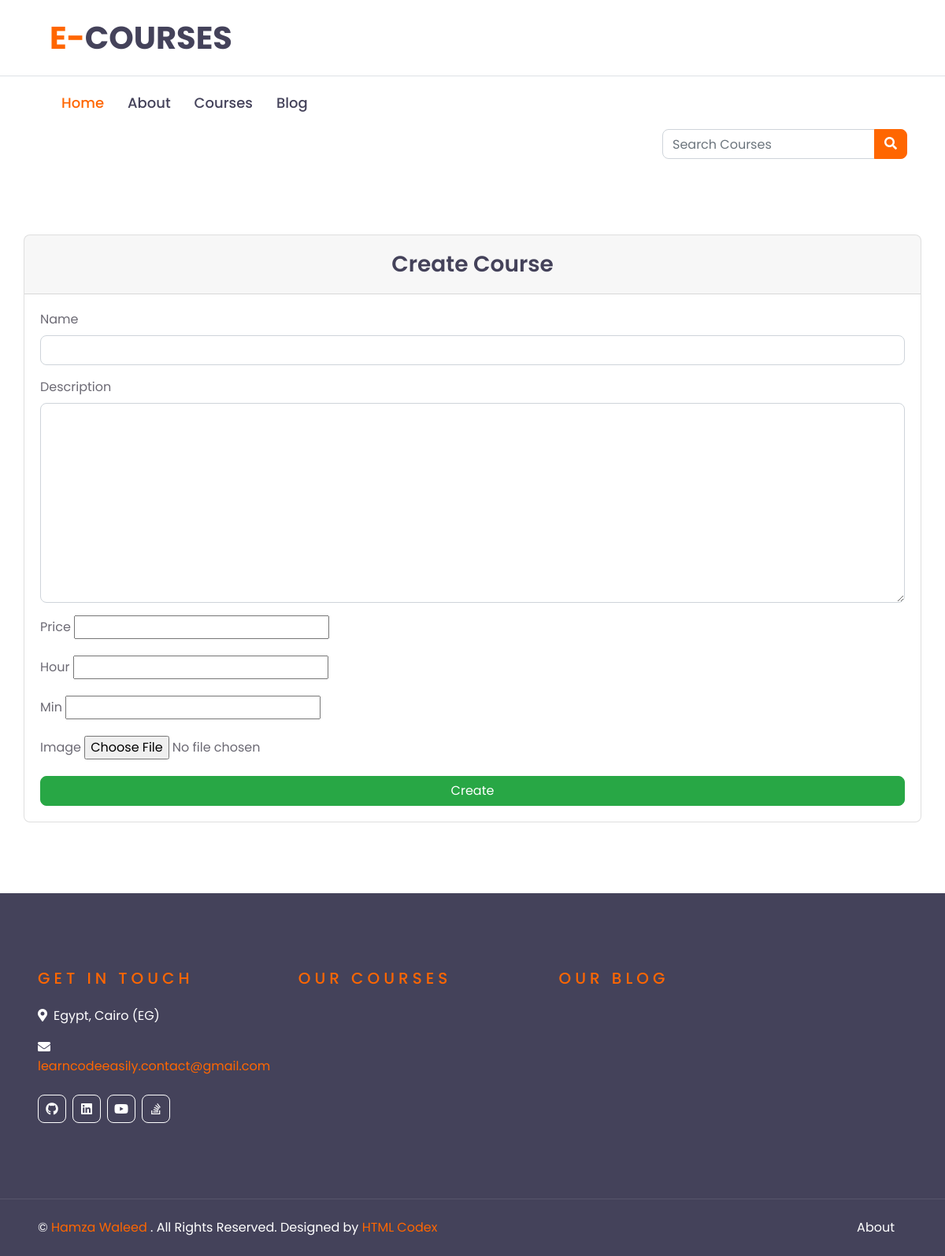
The app's page /courses/create/, older data.
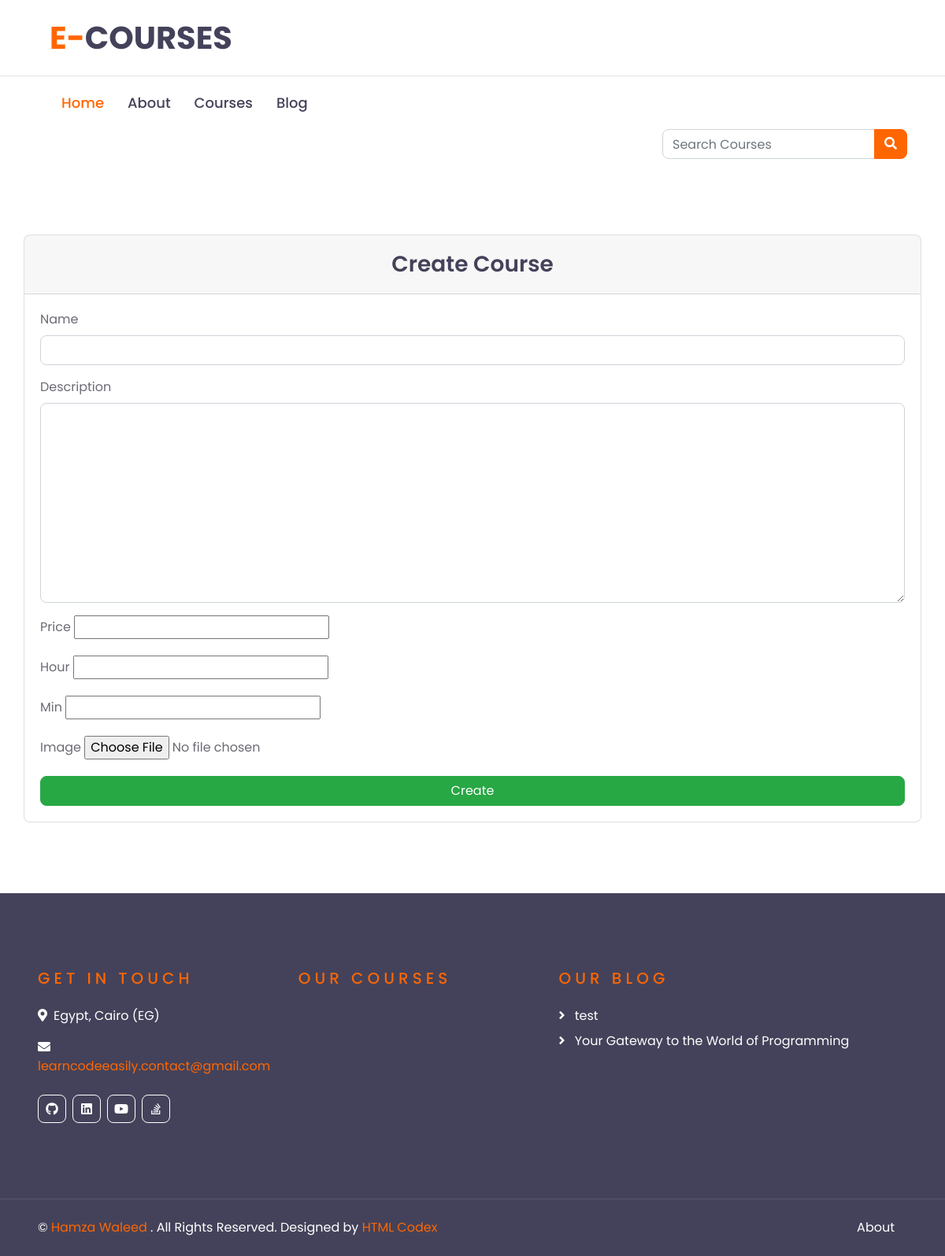
The same page, newer data.
### academy_courses/models.py (models this page shows, shortened)
class Urls(models.Model):
    title = models.CharField(max_length=30, default="My Urls")
    icon = models.CharField(
        default='Select an icon',
        choices=SOCIAL_MEDIA_ICONS,
        max_length=100
    )
    url = models.URLField()

### academy_blog/models.py (models this page shows, shortened)
class Article(models.Model):
    cover_image = models.ImageField()
    category = models.ForeignKey(Category, on_delete=models.PROTECT)
    title = models.CharField(max_length=100)
    subject = HTMLField(max_length=10000)
    created_at = models.DateTimeField(auto_now_add=True)
    updated_at = models.DateTimeField(auto_now=True)

### academy_courses/views.py (the view)
# urls.py: path('courses/create/', views.CourseCreateView.as_view(), name='course_create')
class CourseCreateView(CreateView):
    model = Course
    form_class = CourseForm
    template_name = 'course/create.html'
    success_url = reverse_lazy('course')

### academy_courses/forms.py
class CourseForm(forms.ModelForm):
    class Meta:
        model = Course
        fields = ['name', 'description', 'price', 'hour', 'min', 'image']
        widgets = {
            'name': forms.TextInput(attrs=field_attrs),
            'description': forms.Textarea(attrs=field_attrs),
        }

### academy_courses/custom_context_proccessor.py (called while the page is built)
def slider_footer(request):
    course = Course.objects.all()[:20]
    opinion = Opinion.objects.all()
    url = Urls.objects.all()
    article = Article.objects.all()[:20]
    return {
        'courses': course,
        'opinions': opinion,
        'urls': url,
        'arts': article
    }

def category(request):
    cat = Category.objects.all()
    latest_article = Article.objects.order_by('-created_at')[:10]
    return {
        'cats': cat,
        'la_ar': latest_article,
    }

### academy_courses/templates/course/create.html (shortened to what this page needs)
{% extends 'base.html' %}
{% load i18n %}
{% block content %}
    <div class="container">
        <div class="row justify-content-md-center">
            <div class="card col-md-12 px-0">
                <div class="card-header text-center">
                    <h3 class="mb-0 py-2">{% trans 'Create Course' %}</h3>
                </div>
                <div class="card-body">
                    <form method="post" enctype="multipart/form-data">
                        {% for field in form %}
                            <div class="mb-3">
                                <label class="form-label">{{ field.label }}</label>
                                {{ field }}
                            </div>
                        {% endfor %}
                        <div class="d-grid gap-2">
                            <button type="submit" class="btn btn-success btn-block">
                                {% translate 'Create' %}
                            </button>
                        </div>
                    </form>
                </div>
            </div>
        </div>
    </div>
{% endblock content %}

### academy_courses/templates/partials/footer.html (shortened to what this page needs)
{% load i18n %}
<div class="container-fluid bg-dark text-white py-5 px-sm-3 px-lg-5" style="margin-top: 90px;">
    <div class="row pt-5">
        <div class="col-lg-7 col-md-12">
            <div class="row">
                <div class="col-md-6 mb-5">
                    <h5 class="text-primary text-uppercase mb-4" style="letter-spacing: 5px;">{% trans 'Get In Touch' %}</h5>
                    <p><i class="fa fa-map-marker-alt mr-2"></i>{% trans 'Egypt, Cairo (EG)' %}</p>
                    <p><i class="fa fa-envelope mr-2"></i><a href="javascript:openmail();">learncodeeasily.contact@gmail.com</a></p>
                    <div class="d-flex justify-content-start mt-4">
                        {% for url in urls %}
                            <a class="btn btn-outline-light btn-square mr-2" href="{{ url.url }}"><i class="fab {{ url.icon }}"></i></a>
                        {% endfor %}
                    </div>
                </div>
                <div class="col-md-6 mb-5">
                    <h5 class="text-primary text-uppercase mb-4" style="letter-spacing: 5px;">{% trans 'Our Courses' %}</h5>
                </div>
            </div>
        </div>
        <div class="col-lg-5 col-md-12 mb-5">
            <h5 class="text-primary text-uppercase mb-4" style="letter-spacing: 5px;">{% trans 'Our Blog' %}</h5>
            <div class="d-flex flex-column justify-content-start">
                {% for art in arts %}
                    <a class="text-white mb-2" href="{% url 'article_view' art.id %}"><i class="fa fa-angle-right mr-2"></i> {{ art.title }} </a>
                {% endfor %}
            </div>
        </div>
    </div>
</div>
<div class="container-fluid bg-dark text-white border-top py-4 px-sm-3 px-md-5" style="border-color: rgba(256, 256, 256, .1) !important;">
    <div class="row">
        <div class="col-lg-6 text-center text-md-left mb-3 mb-md-0">
            <p class="m-0 text-white">&copy; <a href="/">{% trans 'Hamza Waleed' %}</a> {% trans '. All Rights Reserved. Designed by' %}<a href="https://htmlcodex.com"> HTML Codex</a>
            </p>
        </div>
        <div class="col-lg-6 text-center text-md-right">
            <ul class="nav d-inline-flex">
                <li class="nav-item">
                    <a class="nav-link text-white py-0" href="{% url 'about' %}">{% trans 'About' %}</a>
                </li>
            </ul>
        </div>
    </div>
</div>

Row changes from the older to the newer data that the page shows:
added Article: title "test"
added Article: title "Your Gateway to the World of Programming"
